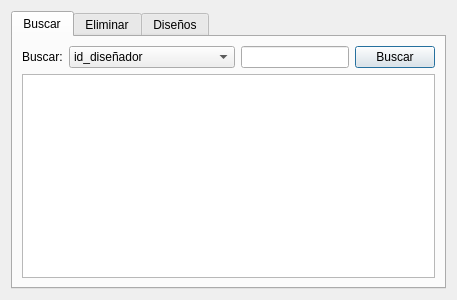
<?xml version="1.0" encoding="UTF-8"?>
<ui version="4.0">
 <class>Disenador</class>
 <widget class="QDialog" name="Disenador">
  <property name="geometry">
   <rect>
    <x>0</x>
    <y>0</y>
    <width>457</width>
    <height>300</height>
   </rect>
  </property>
  <property name="windowTitle">
   <string>Dialog</string>
  </property>
  <layout class="QVBoxLayout" name="verticalLayout">
   <item>
    <widget class="QTabWidget" name="eliminar">
     <property name="currentIndex">
      <number>0</number>
     </property>
     <widget class="QWidget" name="buscar">
      <attribute name="title">
       <string>Buscar</string>
      </attribute>
      <layout class="QVBoxLayout" name="verticalLayout_2">
       <item>
        <layout class="QHBoxLayout" name="horizontalLayout">
         <item>
          <widget class="QLabel" name="label">
           <property name="text">
            <string>Buscar:</string>
           </property>
          </widget>
         </item>
         <item>
          <widget class="QComboBox" name="comboBoxDis">
           <property name="sizePolicy">
            <sizepolicy hsizetype="Expanding" vsizetype="Fixed">
             <horstretch>0</horstretch>
             <verstretch>0</verstretch>
            </sizepolicy>
           </property>
           <item>
            <property name="text">
             <string>id_diseñador</string>
            </property>
           </item>
           <item>
            <property name="text">
             <string>nombre</string>
            </property>
           </item>
          </widget>
         </item>
         <item>
          <widget class="QLineEdit" name="lineEditDis">
           <property name="sizePolicy">
            <sizepolicy hsizetype="Minimum" vsizetype="Fixed">
             <horstretch>0</horstretch>
             <verstretch>0</verstretch>
            </sizepolicy>
           </property>
          </widget>
         </item>
         <item>
          <widget class="QPushButton" name="pushButtonDis">
           <property name="text">
            <string>Buscar</string>
           </property>
          </widget>
         </item>
        </layout>
       </item>
       <item>
        <widget class="QTextBrowser" name="textBrowserDis"/>
       </item>
      </layout>
     </widget>
     <widget class="QWidget" name="eliminar">
      <attribute name="title">
       <string>Eliminar</string>
      </attribute>
     </widget>
     <widget class="QWidget" name="disenos">
      <attribute name="title">
       <string>Diseños</string>
      </attribute>
     </widget>
    </widget>
   </item>
  </layout>
 </widget>
 <resources/>
 <connections/>
</ui>
